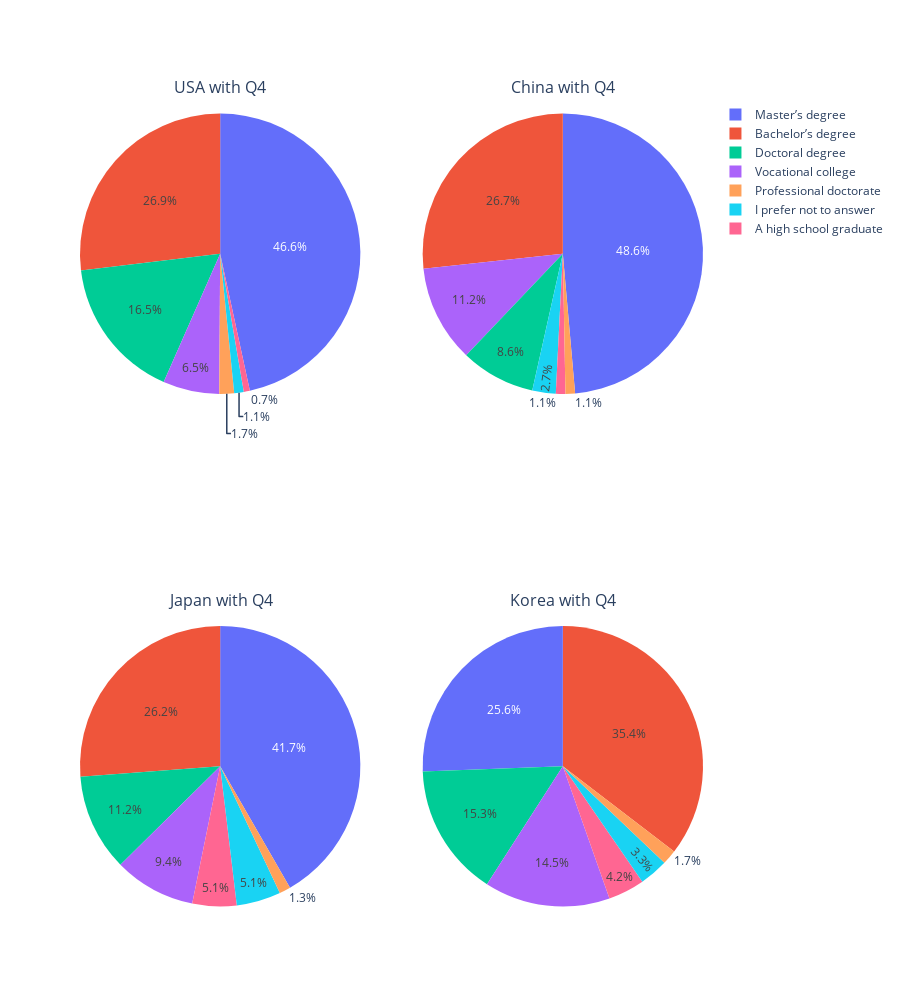

The notebook cell this image was saved under:
### Code cell
fig = make_subplots(rows=2, cols=2, subplot_titles=("USA with Q4", "China with Q4", "Japan with Q4", "Korea with Q4"), column_widths = [2, 2],
                    specs=[[{'type':'domain'}, {'type':'domain'}],
                          [{'type':'domain'}, {'type':'domain'}]])

fig.add_trace(go.Pie(labels = usa_df['Q4'], 
                     values = usa_df['%'], 
                     ),  row = 1, col = 1)

fig.add_trace(go.Pie(labels = china_df['Q4'], 
                     values = china_df['%'], 
                      ), row = 1, col = 2)

fig.add_trace(go.Pie(labels = japan_df['Q4'], 
                     values = japan_df['%'], 
                    ),  row = 2, col = 1)

fig.add_trace(go.Pie(labels = korea_df['Q4'], 
                     values = korea_df['%'], 
                     ), row = 2, col = 2)
fig.update_layout(height = 1000,
                  showlegend=True,
                 template = "plotly_white")

fig.show()

### Figure 1 — Plotly figure (JSON) as saved in the notebook; plotly's stock layout.template omitted (floating-point values rounded to 4 significant figures)
{"data": [{"values": [0.7, 26.9, 16.5, 1.1, 46.6, 1.7, 6.5], "domain": {"y": [0.625, 1], "x": [0, 0.45]}, "labels": ["A high school graduate", "Bachelor’s degree", "Doctoral degree", "I prefer not to answer", "Master’s degree", "Professional doctorate", "Vocational college"], "type": "pie"}, {"values": [1.1, 26.7, 8.6, 2.7, 48.6, 1.1, 11.2], "domain": {"y": [0.625, 1], "x": [0.55, 1]}, "labels": ["A high school graduate", "Bachelor’s degree", "Doctoral degree", "I prefer not to answer", "Master’s degree", "Professional doctorate", "Vocational college"], "type": "pie"}, {"values": [5.1, 26.2, 11.2, 5.1, 41.7, 1.3, 9.4], "domain": {"y": [0, 0.375], "x": [0, 0.45]}, "labels": ["A high school graduate", "Bachelor’s degree", "Doctoral degree", "I prefer not to answer", "Master’s degree", "Professional doctorate", "Vocational college"], "type": "pie"}, {"values": [4.2, 35.4, 15.3, 3.3, 25.6, 1.7, 14.5], "domain": {"y": [0, 0.375], "x": [0.55, 1]}, "labels": ["A high school graduate", "Bachelor’s degree", "Doctoral degree", "I prefer not to answer", "Master’s degree", "Professional doctorate", "Vocational college"], "type": "pie"}], "layout": {"showlegend": true, "annotations": [{"yanchor": "bottom", "xref": "paper", "xanchor": "center", "yref": "paper", "text": "USA with Q4", "y": 1, "x": 0.225, "font": {"size": 16}, "showarrow": false}, {"yanchor": "bottom", "xref": "paper", "xanchor": "center", "yref": "paper", "text": "China with Q4", "y": 1, "x": 0.775, "font": {"size": 16}, "showarrow": false}, {"yanchor": "bottom", "xref": "paper", "xanchor": "center", "yref": "paper", "text": "Japan with Q4", "y": 0.375, "x": 0.225, "font": {"size": 16}, "showarrow": false}, {"yanchor": "bottom", "xref": "paper", "xanchor": "center", "yref": "paper", "text": "Korea with Q4", "y": 0.375, "x": 0.775, "font": {"size": 16}, "showarrow": false}], "height": 1000}}
